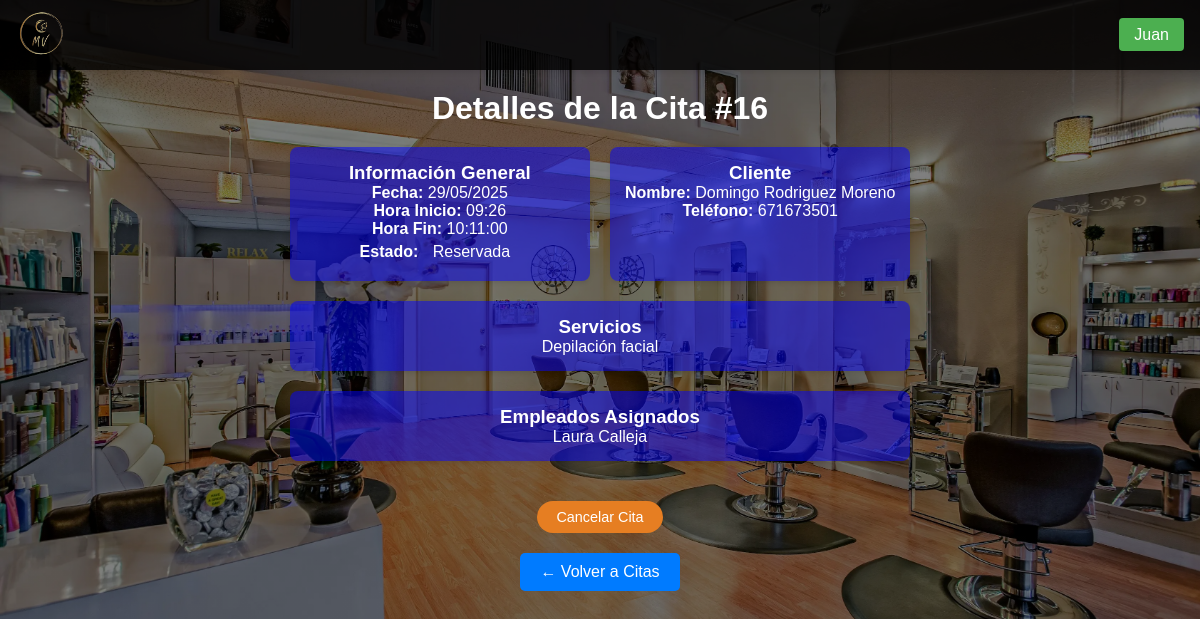
Screenshot of /paginas/datos_cita.php?id_cita=16 (signed in) with the database file from the repository.
### tables this page shows
CREATE TABLE `citas` (
  `id_cita` int NOT NULL AUTO_INCREMENT,
  `id_cliente` int DEFAULT NULL,
  `fecha_cita` date NOT NULL,
  `hora_inicio` time NOT NULL,
  `hora_fin` time DEFAULT NULL,
  `estado` enum('reservada','cancelada','finalizada') NOT NULL,
  `duracion_total` int NOT NULL,
  `precio_final` decimal(10,2) DEFAULT NULL,
  PRIMARY KEY (`id_cita`),
  KEY `id_cliente` (`id_cliente`),
  KEY `idx_fecha_cita` (`fecha_cita`),
  CONSTRAINT `citas_ibfk_1` FOREIGN KEY (`id_cliente`) REFERENCES `clientes` (`id_cliente`)
);

CREATE TABLE `clientes` (
  `id_cliente` int NOT NULL AUTO_INCREMENT,
  `email` varchar(100) DEFAULT NULL,
  `telefono` varchar(15) DEFAULT NULL,
  `nombre` varchar(100) NOT NULL,
  `apellidos` varchar(100) NOT NULL,
  `contraseña` varchar(255) NOT NULL,
  PRIMARY KEY (`id_cliente`),
  UNIQUE KEY `email` (`email`),
  UNIQUE KEY `telefono` (`telefono`)
);

### funcionalidades/verificar_admin.php (called while the page is built, shortened)
<?php
function esAdministrador($conn) {
    try {
        $stmt = $conn->prepare("SELECT es_admin FROM empleados WHERE dni = :dni AND activo = 1");
        $stmt->execute([':dni' => $_SESSION['dni']]);
        return ($stmt->fetch(PDO::FETCH_COLUMN) == 1);
    } catch (PDOException $e) {
        error_log("Error verificando admin: " . $e->getMessage());
        return false;
    }
}

### paginas/datos_cita.php (the view, shortened to what this page needs)
<!DOCTYPE html>
<html lang="es">
<head>
    <link rel="stylesheet" href="/TFGPeluqueria/css/styles.css">
</head>
<body>
    <?php
        require_once $_SERVER['DOCUMENT_ROOT'] . '/TFGPeluqueria/funcionalidades/conexion.php';
        require_once $_SERVER['DOCUMENT_ROOT'] . '/TFGPeluqueria/funcionalidades/verificar_admin.php';
        include $_SERVER['DOCUMENT_ROOT'] . '/TFGPeluqueria/plantillas/navbar.php';
        $esAdmin = esAdministrador($conn);
        $id_cita = $_GET['id_cita'] ?? null;
        $cita = [];
        try {
            $stmt = $conn->prepare("
                SELECT c.*,
                    CONCAT(cli.nombre, ' ', cli.apellidos) AS cliente,
                    cli.telefono,
                    ADDTIME(c.hora_inicio, SEC_TO_TIME(SUM(s.duracion)*60)) AS hora_fin,
                    GROUP_CONCAT(DISTINCT s.nombre_servicio SEPARATOR ', ') AS servicios,
                    GROUP_CONCAT(DISTINCT CONCAT(e.nombre, ' ', e.apellidos) SEPARATOR ', ') AS empleados
                FROM citas c
                JOIN clientes cli ON c.id_cliente = cli.id_cliente
                JOIN citas_servicios cs ON c.id_cita = cs.id_cita
                JOIN servicios s ON cs.id_servicio = s.id_servicio
                JOIN empleados e ON cs.id_empleado = e.dni
                WHERE c.id_cita = ?
                GROUP BY c.id_cita
            ");
            $stmt->execute([$id_cita]);
            $cita = $stmt->fetch(PDO::FETCH_ASSOC);
        } catch (PDOException $e) {
            echo "Error: " . $e->getMessage();
        }
    ?>
    <div class="contenedor-principal">
        <h1>Detalles de la Cita #<?= $cita['id_cita'] ?? 'N/A' ?></h1>
        <?php if (!empty($cita)): ?>
            <div class="detalles-cita">
                <div class="seccion">
                    <h3>Información General</h3>
                    <p><strong>Fecha:</strong> <?= date('d/m/Y', strtotime($cita['fecha_cita'])) ?></p>
                    <p><strong>Hora Inicio:</strong> <?= date('H:i', strtotime($cita['hora_inicio'])) ?></p>
                    <p><strong>Hora Fin:</strong> <?= $cita['hora_fin'] ?? '--' ?></p>
                    <p><strong>Estado:</strong> <span class="estado-cita estado-<?= $cita['estado'] ?>"><?= ucfirst($cita['estado']) ?></span></p>
                </div>
                <div class="seccion">
                    <h3>Cliente</h3>
                    <p><strong>Nombre:</strong> <?= $cita['cliente'] ?></p>
                    <p><strong>Teléfono:</strong> <?= $cita['telefono'] ?></p>
                </div>
                <div class="seccion" style="grid-column: span 2;">
                    <h3>Servicios</h3>
                    <p><?= $cita['servicios'] ?? 'No hay servicios registrados' ?></p>
                </div>
                <div class="seccion" style="grid-column: span 2;">
                    <h3>Empleados Asignados</h3>
                    <p><?= $cita['empleados'] ?? 'No hay empleados asignados' ?></p>
                </div>
            </div>
            <?php if ($esAdmin): ?>
                <?php
                $fechaCita = new DateTime($cita['fecha_cita'] . ' ' . $cita['hora_inicio']);
                $puedeCancelar = ($fechaCita > new DateTime()) && ($cita['estado'] === 'reservada');
                ?>
                <form action="/TFGPeluqueria/funcionalidades/cancelar_cita.php" method="POST">
                    <button type="submit" class="cancelar-btn" <?= !$puedeCancelar ? 'disabled' : '' ?>>
                       Cancelar Cita
                    </button>
                </form>
            <?php endif; ?>
        <?php else: ?>
            <p>Cita no encontrada.</p>
        <?php endif; ?>
        <a href="citas.php" class="boton-volver">← Volver a Citas</a>
    </div>
</body>
</html>

### css/styles.css (style rules this page uses)
* { margin: 0; padding: 0; box-sizing: border-box; font-family: 'Arial', sans-serif; }
:root { --color-primario: #2c3e50; --color-secundario: #e67e22; --fondo-beige: #FFF8DC; --tabla-dorado: #20d4da; --color-desplegables: rgba(25, 121, 230, 0.459); }
html, body { background-color: #000; color: white; }
body { min-height: 100vh; position: relative; margin: 0; padding: 0; }
body::before { content: ""; position: absolute; top: 0; left: 0; width: 100%; height: 100%; background: linear-gradient(rgba(0, 0, 0, 0.5), rgba(0, 0, 0, 0.5)), url('/TFGPeluqueria/imagenes/Fondo.webp') center/cover; background-attachment: scroll; }
.contenedor-principal, .registros-container { padding-top: 90px; position: relative; color: white; min-height: 100vh; display: flex; flex-direction: column; justify-content: flex-start; align-items: center; text-align: center; }
.detalles-cita { display: grid; grid-template-columns: repeat(2, 1fr); gap: 20px; padding: 20px; border-radius: 10px; margin-bottom: 20px; }
.seccion { background: rgba(0, 0, 255, 0.5); padding: 15px; border-radius: 8px; box-shadow: 0 2px 4px rgba(0,0,0,0.1); }
.estado-cita { padding: 5px 10px; border-radius: 5px; display: inline-block; }
.cancelar-btn { background-color: var(--color-secundario); color: white !important; padding: 0.5rem 1.2rem; border-radius: 20px; transition: all 0.3s ease; border: none; cursor: pointer; font-size: 0.9em; text-decoration: none; display: inline-block; }
.boton-volver { display: inline-block; padding: 10px 20px; background: #007bff; color: white; text-decoration: none; border-radius: 5px; margin-top: 20px; }

### rows the page displays
citas: id_cita "16", fecha_cita "29/05/2025", hora_inicio "09:26", estado "Reservada", id_cliente.telefono "671673501"

### other values shown
$_SESSION['nombre'] "Juan"
$cita['hora_fin'] "10:11:00"
$cita['cliente'] "Domingo Rodriguez Moreno"
$cita['servicios'] "Depilación facial"
$cita['empleados'] "Laura Calleja"
